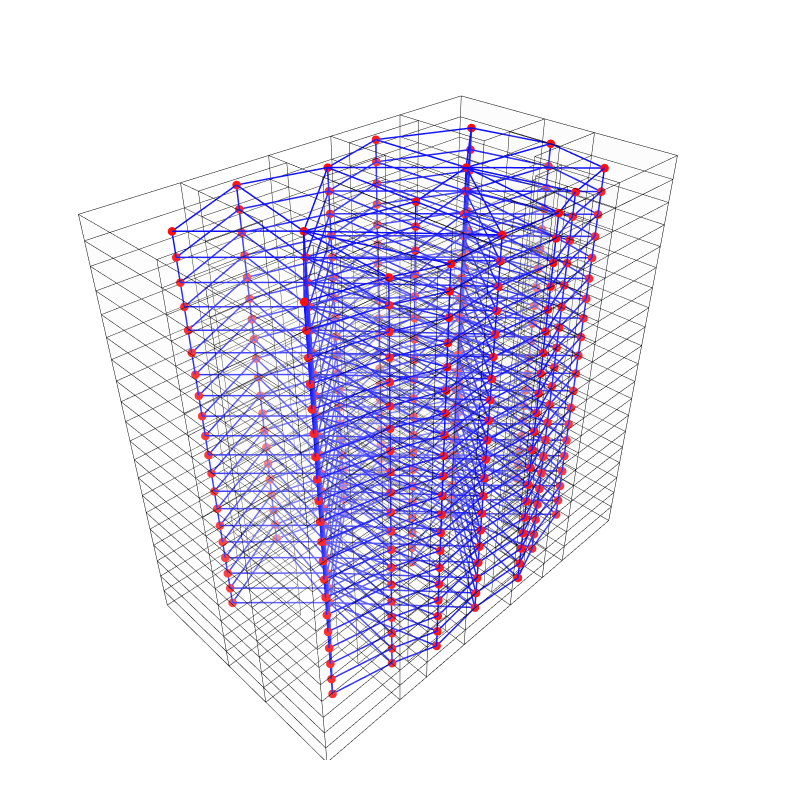

The cell this chart's notebook holds for it:
### Markdown cell above
## 7. Create Complete Graph for All Floors
Create a graph that includes all rooms across all floors, with edges representing adjacencies.

### Code cell
from topologicpy.Plotly import Plotly

# Layer 1: Building geometry — black wireframe, nearly transparent faces
building_data = Plotly.DataByTopology(
    topology=cellComplex,
    showVertices=False,
    showEdges=True,
    edgeColor="black",
    edgeWidth=1,
    showFaces=True,
    faceOpacity=0.05,
    faceColor="white"
)

# Layer 2: Graph — extract the underlying topology from the graph
graph_topology = Graph.Topology(g_full)
graph_data = Plotly.DataByTopology(
    topology=graph_topology,
    showVertices=True,
    vertexSize=10,
    vertexColor="red",
    showEdges=True,
    edgeWidth=3,
    edgeColor="blue",
    showFaces=False
)

# Combine both layers into one figure
data = building_data + (graph_data or [])
fig = Plotly.FigureByData(data, width=800, height=800, backgroundColor="white")
Plotly.Show(fig, renderer=renderer)

### Figure 1 — Plotly figure (JSON) as saved in the notebook; plotly's stock layout.template omitted (floating-point values rounded to 4 significant figures; data arrays with more than 128 entries replaced by an {"elided": "..."} marker saying what was removed)
{"data": [{"hoverinfo": "text", "legendgroup": "2", "legendrank": 2, "line": {"color": "black", "dash": "solid", "width": 1}, "marker": {"size": 0}, "mode": "lines", "name": "Topology Edges", "showlegend": false, "text": "", "type": "scatter3d", "x": {"elided": "5865 int values"}, "y": {"elided": "5865 int values"}, "z": {"elided": "5865 int values"}}, {"cmax": 1, "cmin": 0, "color": "#FFFFFF", "colorscale": [[0, "#440154"], [0.1111, "#482878"], [0.2222, "#3e4989"], [0.3333, "#31688e"], [0.4444, "#26828e"], [0.5556, "#1f9e89"], [0.6667, "#35b779"], [0.7778, "#6ece58"], [0.8889, "#b5de2b"], [1, "#fde725"]], "flatshading": true, "hoverinfo": "text", "hovertext": "", "i": {"elided": "3460 int values"}, "j": {"elided": "3460 int values"}, "k": {"elided": "3460 int values"}, "legendgroup": "3", "legendrank": 3, "lighting": {"facenormalsepsilon": 0}, "name": "Topology Faces", "opacity": 0.05, "showlegend": false, "showscale": false, "text": "", "type": "mesh3d", "x": {"elided": "840 int values"}, "y": {"elided": "840 int values"}, "z": {"elided": "840 int values"}}, {"customdata": {"elided": "320 str values"}, "hoverinfo": "text", "hovertemplate": {"elided": "320 str values"}, "hovertext": {"elided": "320 str values"}, "legendgroup": "1", "legendrank": 1, "marker": {"color": {"elided": "320 str values"}, "line": {"width": 0}, "opacity": 1, "size": {"elided": "320 int values"}, "sizemode": "diameter", "symbol": "circle"}, "mode": "markers", "name": "Topology Vertices", "showlegend": false, "text": {"elided": "320 str values"}, "type": "scatter3d", "x": {"elided": "320 float values"}, "y": {"elided": "320 float values"}, "z": {"elided": "320 int values"}}, {"hoverinfo": "text", "legendgroup": "2", "legendrank": 2, "line": {"color": "blue", "dash": "solid", "width": 3}, "marker": {"size": 0}, "mode": "lines", "name": "Topology Edges", "showlegend": false, "text": "", "type": "scatter3d", "x": {"elided": "2772 float values"}, "y": {"elided": "2772 float values"}, "z": {"elided": "2772 int values"}}], "layout": {"autosize": true, "height": 800, "margin": {"b": 40, "l": 40, "r": 40, "t": 40}, "paper_bgcolor": "#FFFFFF", "plot_bgcolor": "#FFFFFF", "scene": {"aspectmode": "data", "camera": {"center": {"x": 0, "y": 0, "z": 0}, "eye": {"x": -1.25, "y": -1.25, "z": 1.25}, "projection": {"type": "perspective"}, "up": {"x": 0, "y": 0, "z": 1}}, "xaxis": {"visible": false}, "yaxis": {"visible": false}, "zaxis": {"visible": false}}, "showlegend": true, "width": 800, "xaxis": {"showgrid": false, "visible": false, "zeroline": false}, "yaxis": {"showgrid": false, "visible": false, "zeroline": false}}}
